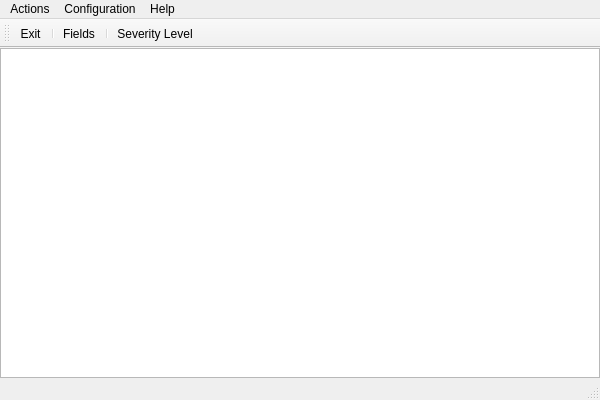
<?xml version="1.0" encoding="UTF-8"?>
<ui version="4.0">
 <class>SyntroLogClass</class>
 <widget class="QMainWindow" name="SyntroLogClass">
  <property name="geometry">
   <rect>
    <x>0</x>
    <y>0</y>
    <width>600</width>
    <height>400</height>
   </rect>
  </property>
  <property name="windowTitle">
   <string>SyntroLog</string>
  </property>
  <widget class="QWidget" name="centralWidget">
   <layout class="QVBoxLayout" name="verticalLayout">
    <property name="leftMargin">
     <number>0</number>
    </property>
    <property name="topMargin">
     <number>0</number>
    </property>
    <property name="rightMargin">
     <number>0</number>
    </property>
    <property name="bottomMargin">
     <number>0</number>
    </property>
    <item>
     <widget class="QTableWidget" name="logTable">
      <property name="showGrid">
       <bool>true</bool>
      </property>
      <property name="sortingEnabled">
       <bool>false</bool>
      </property>
      <property name="columnCount">
       <number>0</number>
      </property>
      <attribute name="horizontalHeaderStretchLastSection">
       <bool>false</bool>
      </attribute>
      <attribute name="verticalHeaderStretchLastSection">
       <bool>false</bool>
      </attribute>
     </widget>
    </item>
   </layout>
  </widget>
  <widget class="QMenuBar" name="menuBar">
   <property name="geometry">
    <rect>
     <x>0</x>
     <y>0</y>
     <width>600</width>
     <height>25</height>
    </rect>
   </property>
   <widget class="QMenu" name="menuFile">
    <property name="title">
     <string>Actions</string>
    </property>
    <addaction name="actionBasicSetup"/>
    <addaction name="actionSave"/>
    <addaction name="separator"/>
    <addaction name="actionExit"/>
   </widget>
   <widget class="QMenu" name="menuHelp">
    <property name="title">
     <string>Help</string>
    </property>
    <addaction name="actionAbout"/>
   </widget>
   <widget class="QMenu" name="menuConfiguration">
    <property name="title">
     <string>Configuration</string>
    </property>
    <addaction name="actionFields"/>
    <addaction name="actionSeverityLevel"/>
   </widget>
   <addaction name="menuFile"/>
   <addaction name="menuConfiguration"/>
   <addaction name="menuHelp"/>
  </widget>
  <widget class="QToolBar" name="mainToolBar">
   <attribute name="toolBarArea">
    <enum>TopToolBarArea</enum>
   </attribute>
   <attribute name="toolBarBreak">
    <bool>false</bool>
   </attribute>
   <addaction name="actionExit"/>
   <addaction name="separator"/>
   <addaction name="actionFields"/>
   <addaction name="separator"/>
   <addaction name="actionSeverityLevel"/>
  </widget>
  <widget class="QStatusBar" name="statusBar"/>
  <action name="actionExit">
   <property name="text">
    <string>Exit</string>
   </property>
   <property name="iconVisibleInMenu">
    <bool>false</bool>
   </property>
  </action>
  <action name="actionAbout">
   <property name="text">
    <string>About</string>
   </property>
   <property name="iconVisibleInMenu">
    <bool>false</bool>
   </property>
  </action>
  <action name="actionAbout_Qt">
   <property name="text">
    <string>About Qt</string>
   </property>
  </action>
  <action name="actionSave">
   <property name="text">
    <string>Save</string>
   </property>
  </action>
  <action name="actionBasicSetup">
   <property name="text">
    <string>Basic setup</string>
   </property>
  </action>
  <action name="actionFields">
   <property name="text">
    <string>Fields ...</string>
   </property>
  </action>
  <action name="actionSeverityLevel">
   <property name="text">
    <string>Severity Level ...</string>
   </property>
  </action>
 </widget>
 <layoutdefault spacing="6" margin="11"/>
 <resources/>
 <connections/>
</ui>
